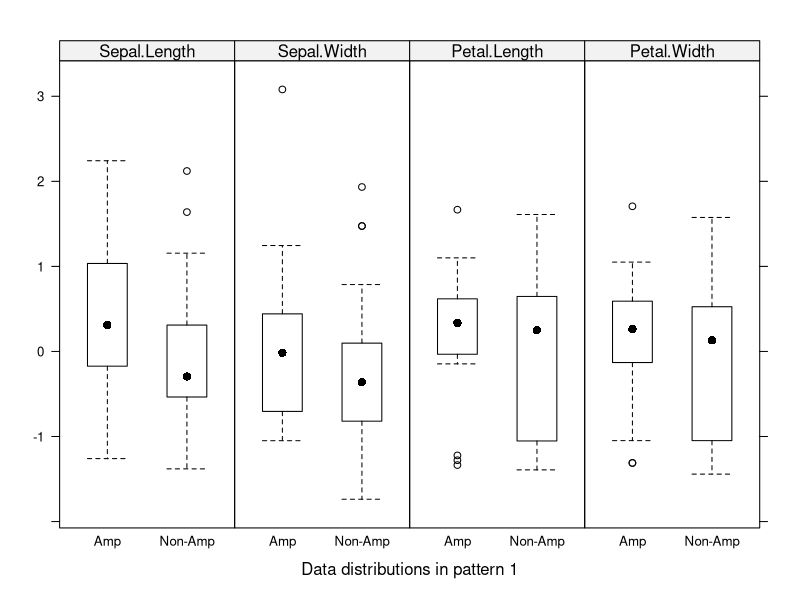

Generate this figure with R:
## ---- chunk 1
knitr::opts_chunk$set(echo = FALSE)
library(mice)
## ---- chunk 2
iris_new <- iris[,-5]
iris_amputed <- ampute(iris_new, prop = 0.5, mech = "MCAR")
#invisible(md.pattern(iris_amputed$amp))
mice::bwplot(iris_amputed, which.pat = 1)
